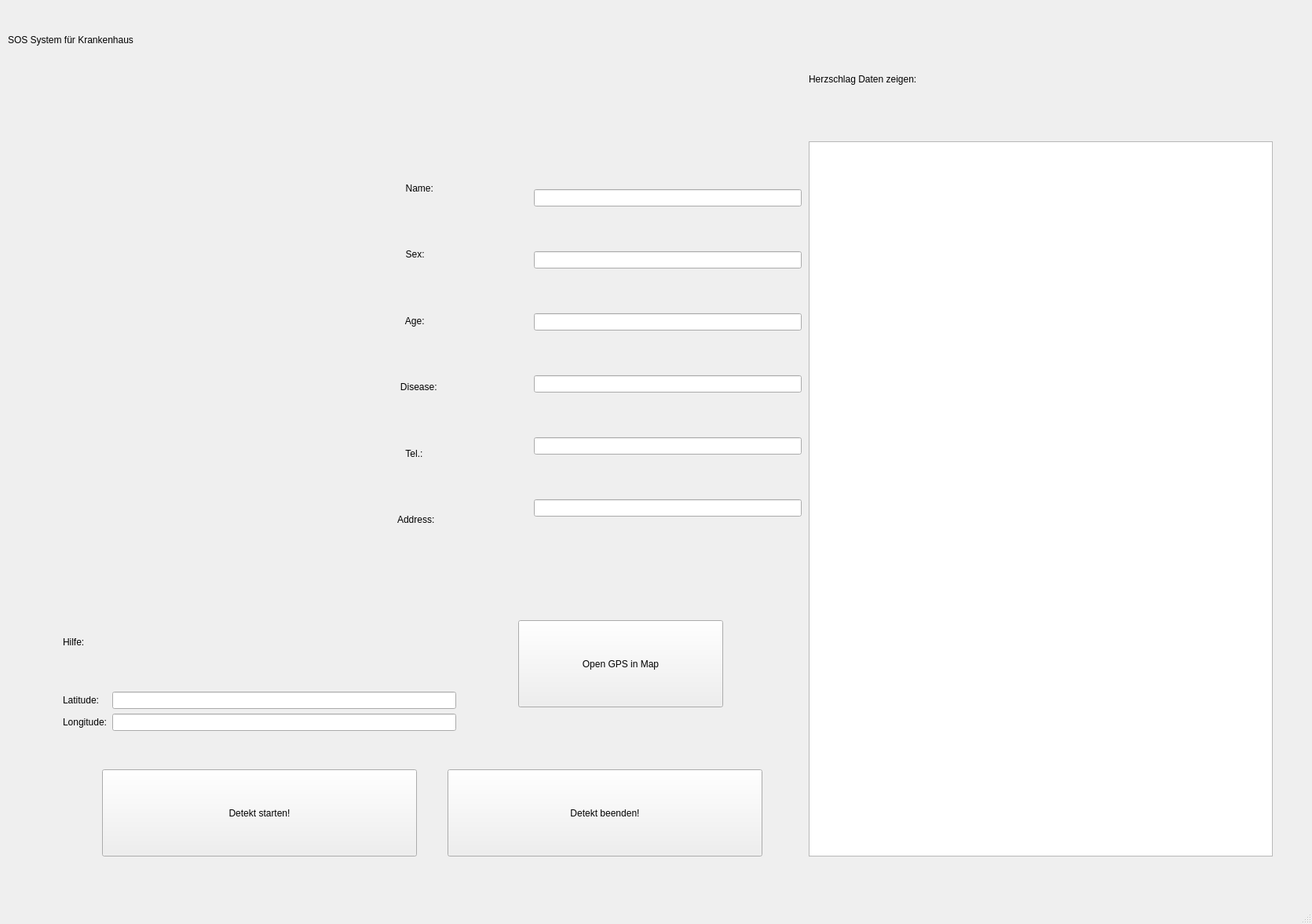
<?xml version="1.0" encoding="UTF-8"?>
<ui version="4.0">
 <class>SOSSender</class>
 <widget class="QMainWindow" name="SOSSender">
  <property name="geometry">
   <rect>
    <x>0</x>
    <y>0</y>
    <width>1671</width>
    <height>1177</height>
   </rect>
  </property>
  <property name="windowTitle">
   <string>MainWindow</string>
  </property>
  <widget class="QWidget" name="centralwidget">
   <widget class="QLabel" name="Titel">
    <property name="geometry">
     <rect>
      <x>10</x>
      <y>20</y>
      <width>381</width>
      <height>61</height>
     </rect>
    </property>
    <property name="text">
     <string>SOS System für Krankenhaus</string>
    </property>
   </widget>
   <widget class="QLabel" name="Titel_HerzschlagDaten">
    <property name="geometry">
     <rect>
      <x>1030</x>
      <y>60</y>
      <width>341</width>
      <height>81</height>
     </rect>
    </property>
    <property name="text">
     <string>Herzschlag Daten zeigen:</string>
    </property>
   </widget>
   <widget class="QPushButton" name="Button_DetektStarten">
    <property name="geometry">
     <rect>
      <x>130</x>
      <y>980</y>
      <width>401</width>
      <height>111</height>
     </rect>
    </property>
    <property name="text">
     <string>Detekt starten!</string>
    </property>
   </widget>
   <widget class="QPushButton" name="Button_DetektBeenden">
    <property name="geometry">
     <rect>
      <x>570</x>
      <y>980</y>
      <width>401</width>
      <height>111</height>
     </rect>
    </property>
    <property name="text">
     <string>Detekt beenden!</string>
    </property>
   </widget>
   <widget class="QTextEdit" name="HerzschlagDaten">
    <property name="geometry">
     <rect>
      <x>1030</x>
      <y>180</y>
      <width>591</width>
      <height>911</height>
     </rect>
    </property>
   </widget>
   <widget class="QWidget" name="verticalLayoutWidget">
    <property name="geometry">
     <rect>
      <x>500</x>
      <y>200</y>
      <width>171</width>
      <height>501</height>
     </rect>
    </property>
    <layout class="QVBoxLayout" name="verticalLayout">
     <item>
      <widget class="QLabel" name="patient_name">
       <property name="text">
        <string>     Name:</string>
       </property>
      </widget>
     </item>
     <item>
      <widget class="QLabel" name="patient_sex">
       <property name="text">
        <string>     Sex:</string>
       </property>
      </widget>
     </item>
     <item>
      <widget class="QLabel" name="patient_age">
       <property name="text">
        <string>     Age:</string>
       </property>
      </widget>
     </item>
     <item>
      <widget class="QLabel" name="patient_diease">
       <property name="text">
        <string>   Disease:</string>
       </property>
      </widget>
     </item>
     <item>
      <widget class="QLabel" name="patient_telephone">
       <property name="text">
        <string>     Tel.:</string>
       </property>
      </widget>
     </item>
     <item>
      <widget class="QLabel" name="patient_address">
       <property name="text">
        <string>  Address:</string>
       </property>
      </widget>
     </item>
    </layout>
   </widget>
   <widget class="QWidget" name="verticalLayoutWidget_2">
    <property name="geometry">
     <rect>
      <x>680</x>
      <y>190</y>
      <width>341</width>
      <height>521</height>
     </rect>
    </property>
    <layout class="QVBoxLayout" name="verticalLayout_2">
     <item>
      <widget class="QLineEdit" name="lineEdit_name"/>
     </item>
     <item>
      <widget class="QLineEdit" name="lineEdit_sex"/>
     </item>
     <item>
      <widget class="QLineEdit" name="lineEdit_age"/>
     </item>
     <item>
      <widget class="QLineEdit" name="lineEdit_disease"/>
     </item>
     <item>
      <widget class="QLineEdit" name="lineEdit_tel"/>
     </item>
     <item>
      <widget class="QLineEdit" name="lineEdit_address"/>
     </item>
    </layout>
   </widget>
   <widget class="QLabel" name="photo_label">
    <property name="geometry">
     <rect>
      <x>50</x>
      <y>200</y>
      <width>401</width>
      <height>501</height>
     </rect>
    </property>
    <property name="text">
     <string/>
    </property>
   </widget>
   <widget class="QLabel" name="label_hilfe">
    <property name="geometry">
     <rect>
      <x>400</x>
      <y>20</y>
      <width>601</width>
      <height>131</height>
     </rect>
    </property>
    <property name="text">
     <string/>
    </property>
   </widget>
   <widget class="QWidget" name="gridLayoutWidget">
    <property name="geometry">
     <rect>
      <x>80</x>
      <y>760</y>
      <width>501</width>
      <height>171</height>
     </rect>
    </property>
    <layout class="QGridLayout" name="gridLayout">
     <item row="2" column="0">
      <widget class="QLabel" name="label_latitude">
       <property name="text">
        <string>Latitude:</string>
       </property>
      </widget>
     </item>
     <item row="3" column="0">
      <widget class="QLabel" name="label_longitude">
       <property name="text">
        <string>Longitude:</string>
       </property>
      </widget>
     </item>
     <item row="2" column="1">
      <widget class="QLineEdit" name="lineEdit_latitude"/>
     </item>
     <item row="1" column="0">
      <widget class="QLabel" name="label_hilfe_2">
       <property name="text">
        <string>Hilfe:</string>
       </property>
      </widget>
     </item>
     <item row="3" column="1">
      <widget class="QLineEdit" name="lineEdit_longitude"/>
     </item>
    </layout>
   </widget>
   <widget class="QPushButton" name="Button_openmap">
    <property name="geometry">
     <rect>
      <x>660</x>
      <y>790</y>
      <width>261</width>
      <height>111</height>
     </rect>
    </property>
    <property name="text">
     <string>Open GPS in Map</string>
    </property>
   </widget>
  </widget>
  <widget class="QStatusBar" name="statusbar"/>
 </widget>
 <resources/>
 <connections/>
</ui>
